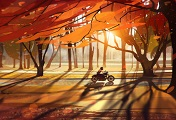
#> input picture processamento-python/11.jpeg, 176 x 120 px
$ python mapaDeCaracteristicas.py
#> lines starting #> are read from the running program, lines starting #| are printed output that depends on the picture
import numpy as np
from PIL import Image

alpha = 1/16 #ativacao
kernel_r = np.array([[2,1,2], [1,4,1], [2,1,2]])
kernel_g = np.array([[1,2,1], [2,4,2], [1,2,1]])
kernel_b = np.array([[2,2,2], [1,4,1], [2,2,2]])

def convolucao_3x3(canal: np.ndarray, kernel: np.ndarray):
    altura, largura = canal.shape

    altura_saida = altura - 2 #nao trata as bordas, entao, tira 2 de cada dimensao
    largura_saida = largura - 2
    canal_convolucionado = np.zeros((altura_saida, largura_saida), dtype=np.int64)

    for x in range(altura_saida):
        for y in range(largura_saida):
            bloco = canal[x:x+3, y:y+3]
            soma = np.sum(bloco*kernel)
            canal_convolucionado[x,y] = int(soma)

    return canal_convolucionado

def ativacaoLeakyRelu(canal_convolucionado: np.ndarray, alpha: float):
    canal_ativacao = canal_convolucionado.astype(float)
    valores_neg = canal_ativacao < 0.0

    canal_ativacao[valores_neg] = canal_ativacao[valores_neg] * alpha

    canal_ativacao_truncado = np.trunc(canal_ativacao).astype(np.int64)

    return canal_ativacao_truncado

def avgPooling(canal: np.ndarray):
    altura, largura = canal.shape

    altura_saida = altura // 2 #diminui as dimensoes pela metade. pega so a parte inteira
    largura_saida = largura // 2
    canal_pooling = np.zeros((altura_saida, largura_saida), dtype=np.int64)

    for x in range(altura_saida):
        for y in range(largura_saida):
            bloco = canal[2*x:2*x+2, 2*y:2*y+2]
            canal_pooling[x,y] = int(np.round(np.mean(bloco)))

    return canal_pooling

def salvarMapaASM(mapa_r: np.ndarray, mapa_g: np.ndarray, mapa_b: np.ndarray, nome_arquivo):
    mapa_r = np.clip(mapa_r, 0, 255)
    mapa_g = np.clip(mapa_g, 0, 255)
    mapa_b = np.clip(mapa_b, 0, 255)

    with open(nome_arquivo, "w") as f:
        f.write(".data\n\n")

        def escrever_label(label, arr):
            flat = arr.flatten().tolist()
            f.write(f"{label}: .byte ")

            # escreve grupos de 16 por linha
            grupos = [flat[i:i+16] for i in range(0, len(flat), 16)]
            for idx, g in enumerate(grupos):
                linha = ", ".join(str(int(v)) for v in g)
                if idx == 0:
                    f.write(linha + "\n")
                else:
                    f.write("    .byte " + linha + "\n")
            f.write("\n")

        escrever_label("mapa_carac_R", mapa_r)
        escrever_label("mapa_carac_G", mapa_g)
        escrever_label("mapa_carac_B", mapa_b)
    print(f"Arquivo ASM salvo em: {nome_arquivo} (formato .byte)")

def gerarMapaTuplas(mapa_r: np.ndarray, mapa_g: np.ndarray, mapa_b: np.ndarray):
    altura, largura = mapa_r.shape
    lista_tuplas = []

    for x in range(altura):
        for y in range(largura):
            tupla_rgb = (int(mapa_r[x, y]), int(mapa_g[x, y]), int(mapa_b[x, y]))
            lista_tuplas.append(tupla_rgb)

    return lista_tuplas

def salvarMapaTuplasASM(mapa_tuplas, nome_arquivo):
    with open(nome_arquivo, "w") as f:
        f.write(".data\n\n")
        f.write("mapa_carac_rgb:\n")

        for (r, g, b) in mapa_tuplas:
            r = max(0, min(255, r))
            g = max(0, min(255, g))
            b = max(0, min(255, b))

            f.write(f"    .byte {r}, {g}, {b}\n")

    print(f"Arquivo ASM com tuplas salvo em: {nome_arquivo}")

def main():
    #carrega imagem
    nome_imagem = "11.jpeg" #nome da imagem
    saida_mapa = "mapa_caracteristicas_python_G11.asm"

    try:
        imagem = Image.open(nome_imagem)
#> imagem is the input picture: PIL image 176x120 RGB; mean R, G, B 151.1, 89.9, 51.5
    except FileNotFoundError:
        print(f"Erro: O arquivo '{nome_imagem}' não foi encontrado.")
        exit()

    array = np.array(imagem)

    tamanho = array.shape
#> tamanho = (120, 176, 3)
    print(f"o tamanho eh {tamanho}")
#| o tamanho eh (120, 176, 3)

    canal_r = array[:, :, 0]
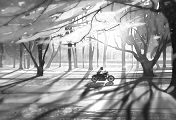
#> canal_r: shape (120, 176); min 12, max 255, mean 151.1
    canal_g = array[:, :, 1]
    canal_b = array[:, :, 2]

    #convolucao 3x3
    conv_r = convolucao_3x3(canal_r, kernel_r)
#> after the loop in convolucao_3x3, `for x in range(altura_saida):`:
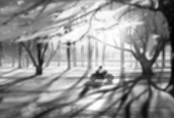
#> canal_convolucionado: shape (118, 174) int64; min 277, max 4079, mean 2441.5; drawn with min black and max white
    conv_g = convolucao_3x3(canal_g, kernel_g)
#> after the loop in convolucao_3x3 (call 2), `for x in range(altura_saida):`:
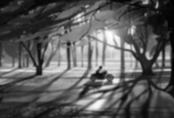
#> canal_convolucionado: shape (118, 174) int64; min 47, max 4046, mean 1462.8; drawn with min black and max white
    conv_b = convolucao_3x3(canal_b, kernel_b)
#> after the loop in convolucao_3x3 (call 3), `for x in range(altura_saida):`:
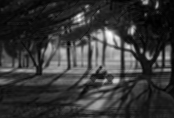
#> canal_convolucionado: shape (118, 174) int64; min 2, max 4342, mean 939.7; drawn with min black and max white

    #ativação LeakyReLU
    ativ_r = ativacaoLeakyRelu(conv_r, alpha)
#> in ativacaoLeakyRelu, `valores_neg = canal_ativacao < 0.0`: valores_neg: shape (118, 174) bool; every value is 0
    ativ_g = ativacaoLeakyRelu(conv_g, alpha)
    ativ_b = ativacaoLeakyRelu(conv_b, alpha)

    #avgPooling 2x2
    pool_r = avgPooling(ativ_r)
    pool_g = avgPooling(ativ_g)
    pool_b = avgPooling(ativ_b)
#> after the loop in avgPooling (call 3), `for x in range(altura_saida):`:
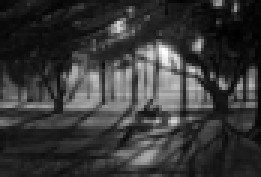
#> canal_pooling: shape (59, 87) int64 (shown 3 times larger); min 13, max 4222, mean 939.7; drawn with min black and max white

    #gerar mapa com tuplas
    mapa_tuplas = gerarMapaTuplas(pool_r, pool_g, pool_b)
#> after the loop in gerarMapaTuplas, `for x in range(altura):`: lista_tuplas = 5133 items, first 6: (1576, 193, 201), (1620, 229, 152), (1649, 218, 182), (1694, 202, 240), (1744, 244, 244), (1772, 309, 242)
#> mapa_tuplas has the same summary as lista_tuplas in gerarMapaTuplas
    salvarMapaTuplasASM(mapa_tuplas, "mapa_caracteristicas_tuplas.asm")
#> the loop in salvarMapaTuplasASM, `for (r, g, b) in mapa_tuplas:` made 5133 passes
#> (g, b) on passes 1 to 3: (193, 201), (229, 152), (218, 182)


    #salvar saida para assembly
    salvarMapaASM(pool_r, pool_g, pool_b, nome_arquivo=saida_mapa)
#> in salvarMapaASM, `mapa_r = np.clip(mapa_r, 0, 255)`: mapa_r: shape (59, 87) int64; every value is 255
#> in salvarMapaASM, `mapa_g = np.clip(mapa_g, 0, 255)`:
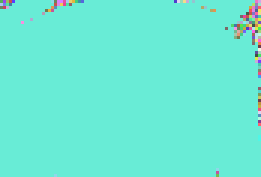
#> mapa_g: shape (59, 87) int64 (shown 3 times larger); 103 distinct labels, from 92 to 255; one colour per label, 0 black
#> in salvarMapaASM, `mapa_b = np.clip(mapa_b, 0, 255)`:
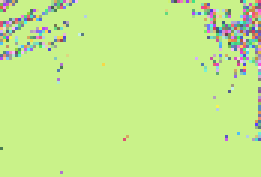
#> mapa_b: shape (59, 87) int64 (shown 3 times larger); 177 distinct labels, from 13 to 255; one colour per label, 0 black
#> in escrever_label, `flat = arr.flatten().tolist()`: flat = 5133 values from 255 to 255
#> in escrever_label, `grupos = [flat[i:i+16] for i in range(0, len(flat), 16)]`: grupos = 321 items

    print("Processamento concluído.")

if __name__ == "__main__":
    main()
